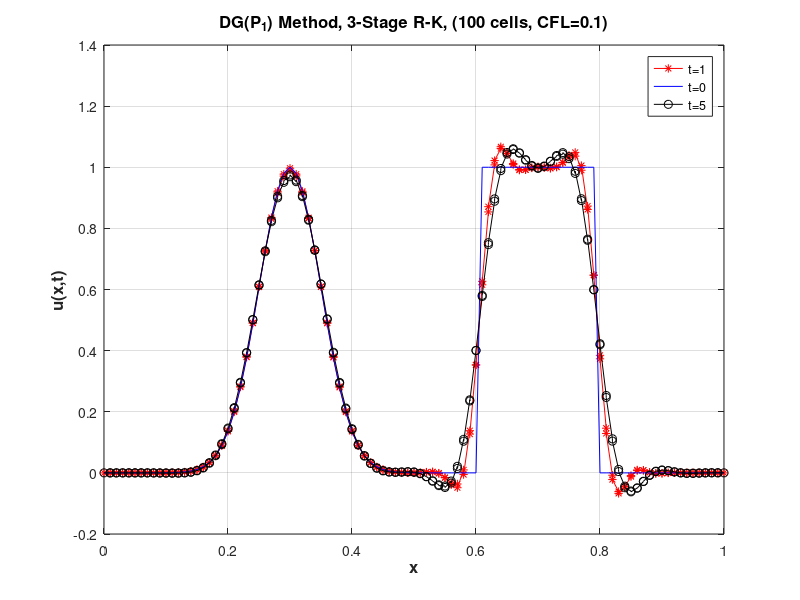

Recreate this plot in MATLAB.
clear all
A = importdata('out.txt',',') 
plot(A(:,1),A(:,2),'-*r')
title('DG(P_1) Method, 3-Stage R-K, (100 cells, CFL=0.1)','FontSize',12,'FontWeight','bold')
ylabel('u(x,t)','FontSize',12,'FontWeight','bold')
xlabel('x','FontSize',12,'FontWeight','bold')
hold on
grid on
plot(A(:,1),A(:,3),'-b')
plot(A(:,1),A(:,4),'-ok')

legend('t=1','t=0','t=5')